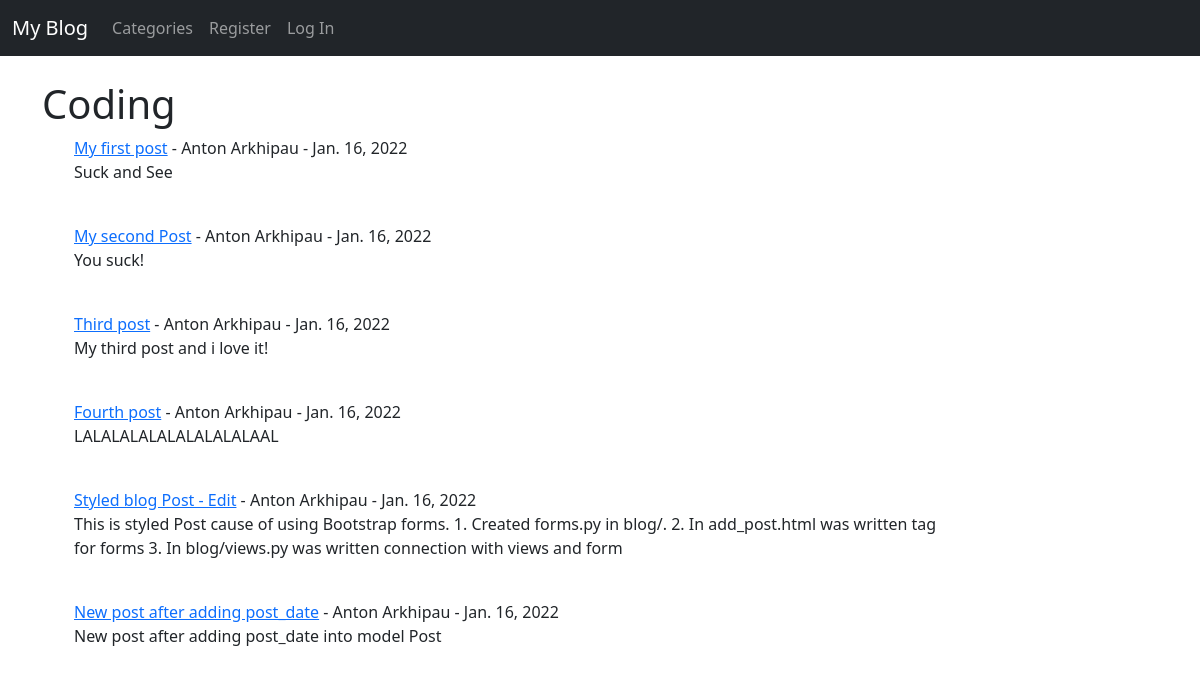
The page /category/coding on the database as committed earlier.
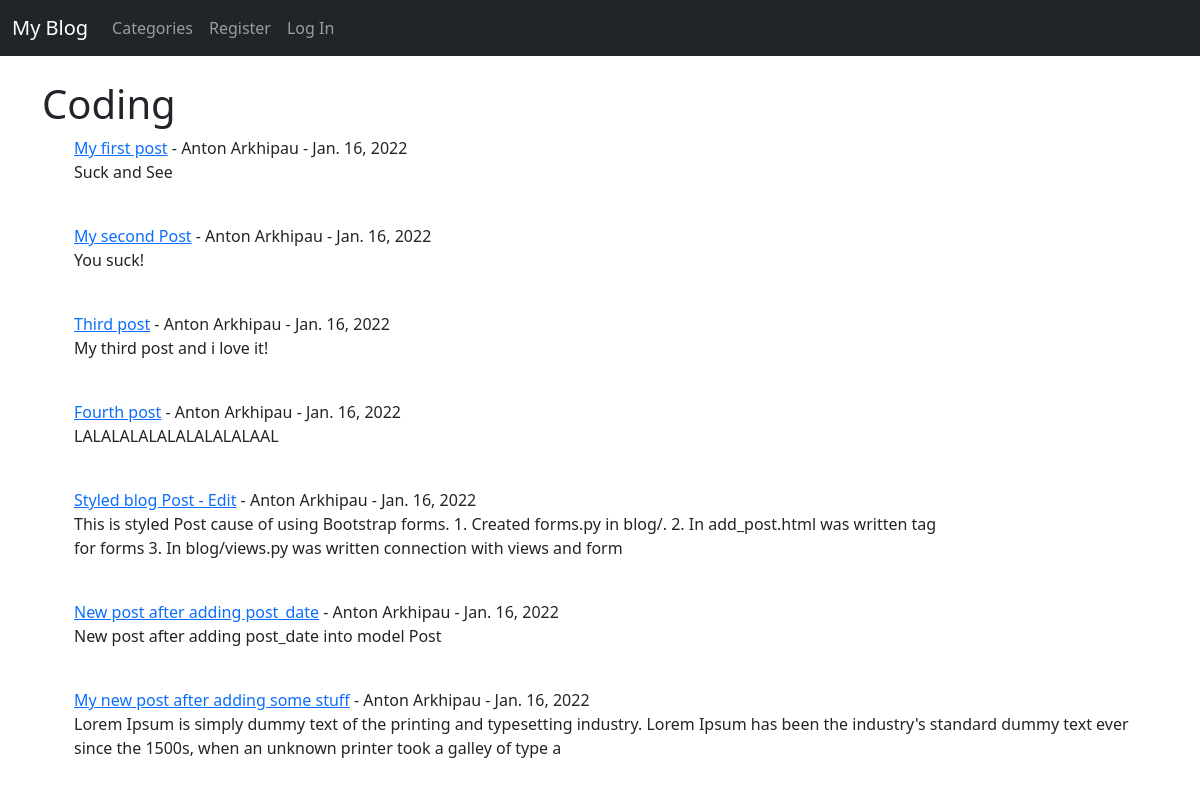
The same page on the database as committed later.
### blog/models.py (models this page shows, shortened)
class Post(models.Model):
    title = models.CharField(max_length=255) # title Поста, текстовый формат с максимальной длиной 255 символов
    title_tag = models.CharField(max_length=255) # отвечает за название вкладки
    author = models.ForeignKey(User, on_delete=models.CASCADE) # внешний ключ для таблицы User, с каскадным удалением
    body = models.TextField()
    post_date = models.DateField(auto_now_add=True)
    category = models.CharField(max_length=255, default="coding") # поле категории для поста с стандарным значением

### blog/views.py (the view)
# urls.py: path('category/<str:categories>', CategoryView, name='category'),
def CategoryView(request, categories):
    category_posts = Post.objects.filter(category=categories)  # в фильтре category- это поле в таблице Post,
    return render(request, 'categories.html', {'categories': categories.title(), 'category_posts': category_posts})

### blog/templates/categories.html (shortened to what this page needs)
{% extends 'base.html' %}
{% block content %}
    <h1>{{categories}}</h1>
{% if category_posts %}
    {% for post in category_posts %}
            <ul><a href='{% url "article_detail" post.pk %}'>{{ post.title }}</a>
        - {{ post.author.first_name }}
         {{ post.author.last_name }}
         - {{post.post_date}}
         <br>
        {{ post.body |slice:"200"|safe }}</ul>
        <br>
    {% endfor %}
{% else %}
Sorry, this categoty does not exist
{% endif %}
{% endblock %}

Rows that differ between the two databases and show on the page:
added Post: title "My new post after adding some stuff", author.first_name "Anton", author.last_name "Arkhipau", post_date "Jan. 16, 2022", body "Lorem Ipsum is simply dummy text of the printing and typesetting industry. Lorem Ipsum has been the industry's standard dummy text ever since the 1500s, when an unknown printer took a galley of type a"
